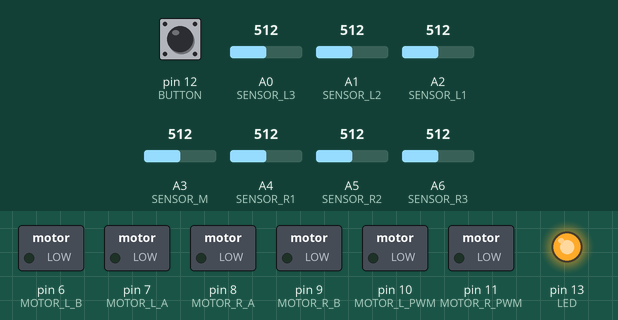
The sketch below on a simulated Arduino Pro Mini, built with avr-gcc and run on an emulated ATmega328P. Parts: switched loads named in the sketch (green lamp = pin HIGH), output pins drawn as LEDs (lit = HIGH). The inputs (shaded band) are chosen by the test bench; at power-on: pin 12 (BUTTON) HIGH, A0 (SENSOR_L3) = 512, A1 (SENSOR_L2) = 512, A2 (SENSOR_L1) = 512, A3 (SENSOR_M) = 512, A4 (SENSOR_R1) = 512, A5 (SENSOR_R2) = 512, A6 (SENSOR_R3) = 512.

Above: at 0.8 s.
0.9 s: pin 12 (BUTTON) pulled LOW for 0.15 s
At 1.3 s:
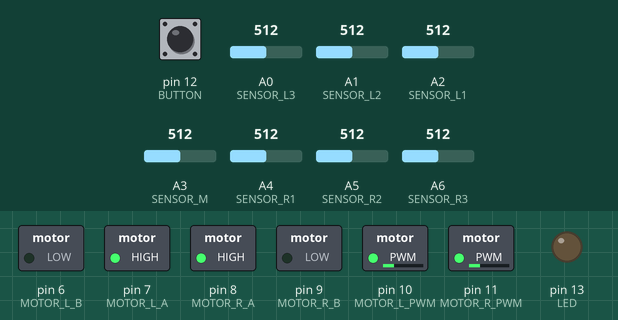
Timing chart, 0 to 3.9 s (numbered marks = the images above; inputs shaded):
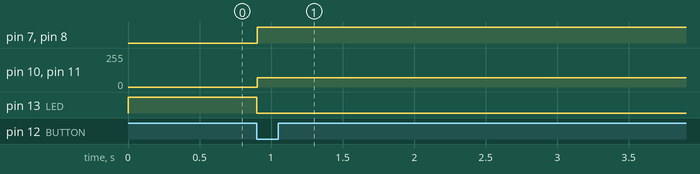

Measured:
- after the input at 0.9 s, pin 7 (MOTOR_L_A), pin 8 (MOTOR_R_A): LOW → HIGH at once; pin 10 (MOTOR_L_PWM), pin 11 (MOTOR_R_PWM): 0/255 → 70/255 at once; pin 13 (LED): HIGH → LOW at once

The sketch:

LineFollowerArduinoProMini.ino
```cpp
/* Line FolloWer with 7 pair of ir led transmitter and receiver
   µC is an Arduino Pro Mini
   PD Settings: KP 2.8
                KD 14.0
                SPEED_BASIC 70
*/

// Pins
#define SENSOR_R3 20 // = A6
#define SENSOR_R2 19 // = A5
#define SENSOR_R1 18 // = A4
#define SENSOR_M 17 // = A3
#define SENSOR_L1 16 // = A2
#define SENSOR_L2 15 // = A1
#define SENSOR_L3 14 // = A0
#define BUTTON 12
#define LED 13
#define MOTOR_R_PWM 11 // rechtes Rad
#define MOTOR_L_PWM 10 // linkes Rad
#define MOTOR_R_A 8 // rechtes Rad
#define MOTOR_R_B 9
#define MOTOR_L_A 7 // linkes Rad
#define MOTOR_L_B 6


// PD Parameter
#define W 45  // Sensoren sind auf einer Breite von 90 mm verteilt -> 45 mm sind die Mitte und somit der Führungswert
#define KP 2.8 // 2.8
#define KD 14.0 // 14.0
#define SPEED_BASIC 70 // 70
#define SPEED_MAX 255 // positiver Wert ist vorwärts
#define SPEED_MIN -255 // negativer Wert ist rückwärts
#define SENSOR_VALUE_MAX 1000

long value_r3, value_r2, value_r1, value_m, value_l1, value_l2, value_l3;
long value_r3_white, value_r2_white, value_r1_white, value_m_white, value_l1_white, value_l2_white, value_l3_white;
long value_r3_black = SENSOR_VALUE_MAX; // damit Minimalwert mit findMin-Funktion ermittelt werden kann, muss vorest maximalen Wert zugewiesen werden
long value_r2_black = SENSOR_VALUE_MAX;
long value_r1_black = SENSOR_VALUE_MAX;
long value_m_black = SENSOR_VALUE_MAX;
long value_l1_black = SENSOR_VALUE_MAX;
long value_l2_black = SENSOR_VALUE_MAX;
long value_l3_black = SENSOR_VALUE_MAX;


void setup() {
  Serial.begin(9600);
  pinMode(SENSOR_R3, INPUT);
  pinMode(SENSOR_R2, INPUT);
  pinMode(SENSOR_R1, INPUT);
  pinMode(SENSOR_M, INPUT);
  pinMode(SENSOR_L1, INPUT);
  pinMode(SENSOR_L2, INPUT);
  pinMode(SENSOR_L3, INPUT);
  pinMode(BUTTON, INPUT_PULLUP);
  pinMode(LED, OUTPUT);
  pinMode(MOTOR_R_PWM, OUTPUT);
  pinMode(MOTOR_R_A, OUTPUT);
  pinMode(MOTOR_R_B, OUTPUT);
  pinMode(MOTOR_L_PWM, OUTPUT);
  pinMode(MOTOR_L_A, OUTPUT);
  pinMode(MOTOR_L_B, OUTPUT);

  digitalWrite(LED, HIGH);
  while (digitalRead(BUTTON) == HIGH) {  // zu Beginn die Sensoren kalibrienen indem der Line Follower über den dunkelsten und hellsten Bereich geschoben wird
    value_r3_black = findMin(SENSOR_R3, value_r3_black);  // black -> min Wert (0)
    value_r3_white = findMax(SENSOR_R3, value_r3_white);  // white -> max Wert (1023)
    value_r2_black = findMin(SENSOR_R2, value_r2_black);
    value_r2_white = findMax(SENSOR_R2, value_r2_white);
    value_r1_black = findMin(SENSOR_R1, value_r1_black);
    value_r1_white = findMax(SENSOR_R1, value_r1_white);
    value_m_black = findMin(SENSOR_M, value_m_black);
    value_m_white = findMax(SENSOR_M, value_m_white);
    value_l1_black = findMin(SENSOR_L1, value_l1_black);
    value_l1_white = findMax(SENSOR_L1, value_l1_white);
    value_l2_black = findMin(SENSOR_L2, value_l2_black);
    value_l2_white = findMax(SENSOR_L2, value_l2_white);
    value_l3_black = findMin(SENSOR_L3, value_l3_black);
    value_l3_white = findMax(SENSOR_L3, value_l3_white);
  };
  digitalWrite(LED, LOW);
}

void loop() {

  // Sensoren auslesen und Werte normieren, da unterschiedliche Werte bei gleicher helligkeit des Messobjektes
  value_r3 = scaleValue(SENSOR_R3, value_r3_black, value_r3_white, SENSOR_VALUE_MAX);
  value_r2 = scaleValue(SENSOR_R2, value_r2_black, value_r2_white, SENSOR_VALUE_MAX);
  value_r1 = scaleValue(SENSOR_R1, value_r1_black, value_r1_white, SENSOR_VALUE_MAX);
  value_m = scaleValue(SENSOR_M, value_m_black, value_m_white, SENSOR_VALUE_MAX);
  value_l3 = scaleValue(SENSOR_L3, value_l3_black, value_l3_white, SENSOR_VALUE_MAX);
  value_l2 = scaleValue(SENSOR_L2, value_l2_black, value_l2_white, SENSOR_VALUE_MAX);
  value_l1 = scaleValue(SENSOR_L1, value_l1_black, value_l1_white, SENSOR_VALUE_MAX);

  // mit gewichtetem Durchschnitt die Position des Line Followers über dem Streifen ermitteln
  float a = value_r3 * 0.0 + value_r2 * 15.0 + value_r1 * 30.0 + value_m * 45.0 + value_l1 * 60.0 + value_l2 * 75.0 + value_l3 * 90.0;
  float b = value_r3 + value_r2 + value_r1 + value_m + value_l1 + value_l2 + value_l3;
  float x =  a / b;

  // Stellwert berechnen
  int y = calulateOutput(W, x, KP, KD);

  // PWM-Werte für die Motoren ermitteln
  int speed_right = SPEED_BASIC + y;   // standard Geschwindigkeit um Stellwert verändern
  int speed_left = SPEED_BASIC - y;

  if (speed_right < SPEED_MIN)speed_right = SPEED_MIN;
  if (speed_right > SPEED_MAX)speed_right = SPEED_MAX;
  if (speed_left < SPEED_MIN)speed_left = SPEED_MIN;
  if (speed_left > SPEED_MAX)speed_left = SPEED_MAX;

  if (speed_right >= 0) {           // vorwärts -> Richtung steckt in Vorzeichen
    digitalWrite(MOTOR_R_A, HIGH);
    digitalWrite(MOTOR_R_B, LOW);
  }
  else {                            // rückwärts
    digitalWrite(MOTOR_R_A, LOW);
    digitalWrite(MOTOR_R_B, HIGH);
  }

  if (speed_left >= 0) {           // vorwärts
    digitalWrite(MOTOR_L_A, HIGH);
    digitalWrite(MOTOR_L_B, LOW);
  }
  else {                            // rückwärts
    digitalWrite(MOTOR_L_A, LOW);
    digitalWrite(MOTOR_L_B, HIGH);
  }
  int pwm_right = abs(speed_right); // PWM-Wert muss positiv sein -> Betrag bilden
  int pwm_left = abs(speed_left);


  // fahren
  analogWrite(MOTOR_R_PWM, pwm_right);
  analogWrite(MOTOR_L_PWM, pwm_left);

}

int findMax(int sensor, int value_max) {
  int value = analogRead(sensor);
  if (value > value_max)value_max = value;
  return value_max;
}

int findMin(int sensor, int value_min) {
  int value = analogRead(sensor);
  if (value < value_min)value_min = value;
  return value_min;
}

int scaleValue(int sensor, int value_black, int value_white, int sensor_value_max) {            // Sensorwerte einlesen und normieren -> normieren weil Sensoren bei selber Helligkeit nicht den gleichen Wert ausgeben
  int value = map(analogRead(sensor), value_black, value_white, sensor_value_max, 0);
  if (value < 0)value = 0;
  else if (value > sensor_value_max)value = sensor_value_max;
  return value;
}

int calulateOutput(float w, float x, float kp, float kd) {            // Stellwert berechnen
  static float e_old = 0;
  float e = w - x;
  int y = kp * e + kd * (e - e_old) + 0.5; // von float zu int umwandeln mit +0.5 wird richtig gerundet, da Nachkommastellen bei Zuweisung in int-Variable abgeschnitten werden
  e_old = e;
  return y;
}
```
